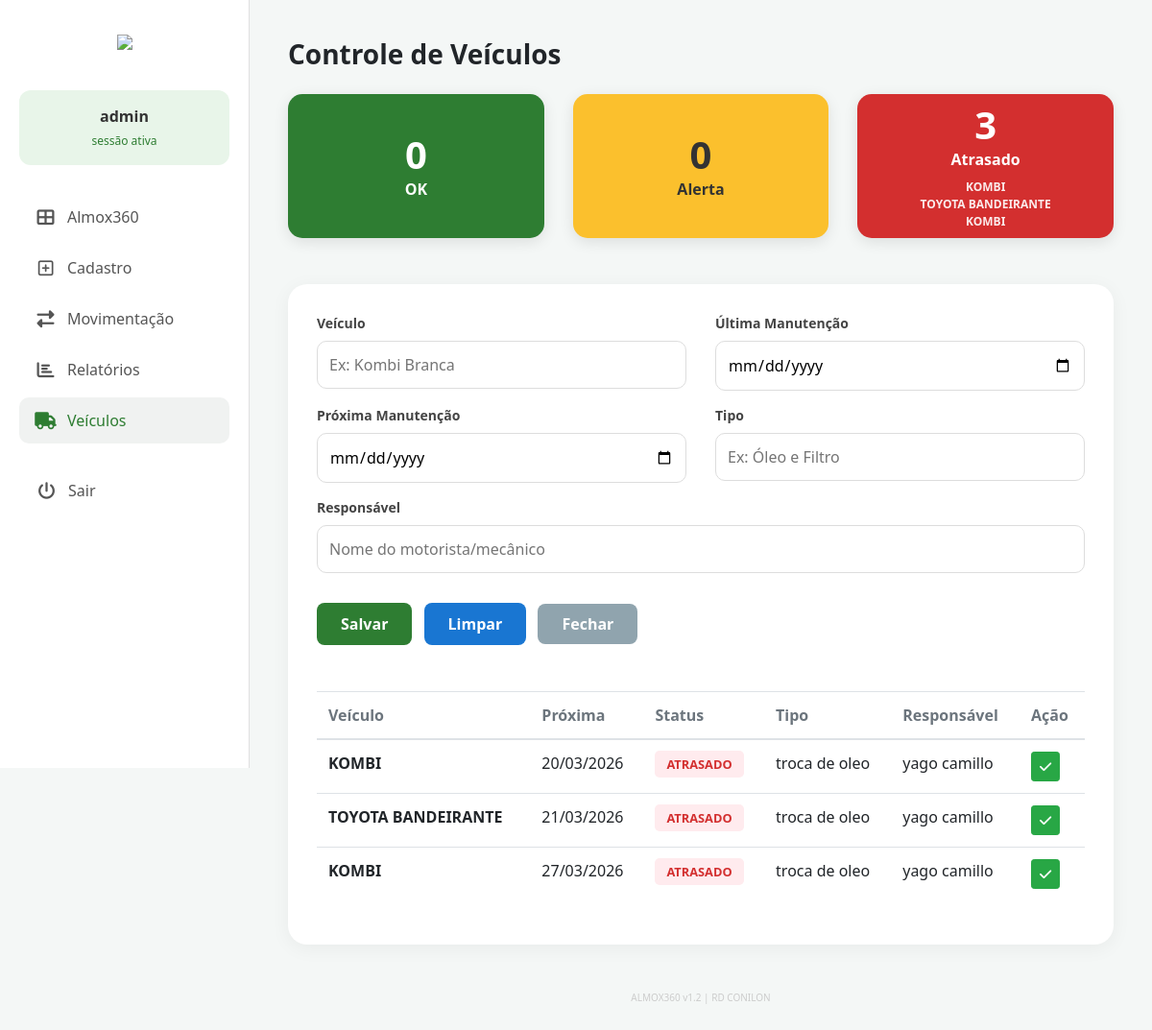
Page /veiculos/ (signed in) on the committed database.
### almox/models.py (models this page shows)
class ControleVeiculo(models.Model):
    veiculo = models.CharField(max_length=100)
    ultima_manutencao = models.DateField()
    proxima_manutencao = models.DateField()
    tipo = models.CharField(max_length=200)
    responsavel = models.CharField(max_length=100)
    concluido = models.BooleanField(default=False)
    @property
    def status(self):
        hoje = timezone.now().date()
        if self.proxima_manutencao < hoje:
            return "ATRASADO"
        elif (self.proxima_manutencao - hoje).days <= 3:
            return "ALERTA"
        return "OK"
    class Meta:
        ordering = ['proxima_manutencao']

### almox/views.py (the view, shortened to what this page needs)
# urls.py: path('veiculos/', views.veiculos, name='veiculos'),
@login_required
def veiculos(request):
    registros = ControleVeiculo.objects.filter(concluido=False)
    context = {
        'registros': registros,
        'count_ok': sum(1 for r in registros if r.status == "OK"),
        'count_alerta': sum(1 for r in registros if r.status == "ALERTA"),
        'count_atrasado': sum(1 for r in registros if r.status == "ATRASADO"),
    }
    return render(request, 'almox/veiculos.html', context)

### almox/templates/almox/veiculos.html (shortened to what this page needs)
{% extends 'almox/base.html' %}
{% block content %}
<div class="content-header mb-4">
    <h3 class="font-weight-bold">Controle de Veículos</h3>
</div>
<div class="row mb-5">
    <div class="col-md-4">
        <div class="status-card bg-ok">
            <h1 class="font-weight-bold m-0">{{ count_ok }}</h1>
            <div class="font-weight-bold">OK</div>
        </div>
    </div>
    <div class="col-md-4">
        <div class="status-card bg-alerta">
            <h1 class="font-weight-bold m-0">{{ count_alerta }}</h1>
            <div class="font-weight-bold">Alerta</div>
        </div>
    </div>
    <div class="col-md-4">
        <div class="status-card bg-atrasado">
            <h1 class="font-weight-bold m-0">{{ count_atrasado }}</h1>
            <div class="font-weight-bold">Atrasado</div>
            <div class="mt-2" style="font-size: 0.75rem; opacity: 0.9;">
                {% for r in registros %}
                    {% if r.status == "ATRASADO" %}
                        <div class="font-weight-bold">{{ r.veiculo|upper }}</div>
                    {% endif %}
                {% endfor %}
            </div>
        </div>
    </div>
</div>
<div class="content-card">
    <form method="post" class="mb-5 no-confirm">
        <div class="row">
            <div class="col-md-6">
                <label class="font-weight-bold">Veículo</label>
                <input type="text" name="veiculo" class="custom-input" required placeholder="Ex: Kombi Branca">
            </div>
            <div class="col-md-6">
                <label class="font-weight-bold">Última Manutenção</label>
                <input type="date" name="ultima_manutencao" class="custom-input" required>
            </div>
            <div class="col-md-6">
                <label class="font-weight-bold">Próxima Manutenção</label>
                <input type="date" name="proxima_manutencao" class="custom-input" required>
            </div>
            <div class="col-md-6">
                <label class="font-weight-bold">Tipo</label>
                <input type="text" name="tipo" class="custom-input" required placeholder="Ex: Óleo e Filtro">
            </div>
            <div class="col-md-12">
                <label class="font-weight-bold">Responsável</label>
                <input type="text" name="responsavel" class="custom-input" required placeholder="Nome do motorista/mecânico">
            </div>
        </div>
        <div class="mt-3">
            <button type="submit" class="btn-save" id="btn-salvar-v">Salvar</button>
            <button type="reset" class="btn-clear mx-2">Limpar</button>
            <a href="{% url 'index' %}" class="btn-close-custom">Fechar</a>
        </div>
    </form>
    <div class="table-responsive">
        <table class="table table-hover">
            <thead>
                <tr class="text-muted">
                    <th>Veículo</th>
                    <th>Próxima</th>
                    <th>Status</th>
                    <th>Tipo</th>
                    <th>Responsável</th>
                    <th>Ação</th>
                </tr>
            </thead>
            <tbody>
                {% for r in registros %}
                <tr>
                    <td class="font-weight-bold">{{ r.veiculo|upper }}</td>
                    <td>{{ r.proxima_manutencao|date:"d/m/Y" }}</td>
                    <td>
                        <span class="status-label status-{{ r.status|lower }}">{{ r.status }}</span>
                    </td>
                    <td>{{ r.tipo }}</td>
                    <td>{{ r.responsavel }}</td>
                    <td>
                        <form method="post" style="display: inline;" class="no-confirm">
                            <button type="submit" class="btn btn-sm btn-success" title="Confirmar Manutenção Realizada">
                                <i class="fas fa-check"></i>
                            </button>
                        </form>
                    </td>
                </tr>
                {% empty %}
                <tr><td colspan="6" class="text-center text-muted">Nenhum veículo pendente de manutenção.</td></tr>
                {% endfor %}
            </tbody>
        </table>
    </div>
</div>
{% endblock %}

### almox/templates/almox/base.html (shortened to what this page needs)
<!DOCTYPE html>
<html lang="pt-br">
<head>
    <link rel="stylesheet" href="https://stackpath.bootstrapcdn.com/bootstrap/4.5.2/css/bootstrap.min.css">
    <link rel="stylesheet" href="https://cdnjs.cloudflare.com/ajax/libs/font-awesome/6.4.0/css/all.min.css">
</head>
<body>
    {% if user.is_authenticated %}
    <div class="sidebar" id="sidebar">
        <div class="brand-section d-none d-md-block">
            <img src="https://sc02.alicdn.com/kf/A3a1bcb4564ec4e4eb66a2c37e75245c5K.png" class="brand-logo-img">
        </div>
        <div class="user-pill">
            <span class="user-name">{{ user.username|lower }}</span>
            <span class="user-status">sessão ativa</span>
        </div>
        <ul class="nav-menu">
            <li class="nav-item-custom">
                <a href="{% url 'index' %}" class="nav-link-custom {% if request.resolver_match.url_name == 'index' %}active{% endif %}">
                    <i class="fas fa-th-large"></i> Almox360
                </a>
            </li>
            <li class="nav-item-custom">
                <a href="{% url 'cadastro' %}" class="nav-link-custom {% if request.resolver_match.url_name == 'cadastro' %}active{% endif %}">
                    <i class="far fa-plus-square"></i> Cadastro
                </a>
            </li>
            <li class="nav-item-custom">
                <a href="{% url 'movimentacao' %}" class="nav-link-custom {% if request.resolver_match.url_name == 'movimentacao' %}active{% endif %}">
                    <i class="fas fa-exchange-alt"></i> Movimentação
                </a>
            </li>
            <li class="nav-item-custom">
                <a href="{% url 'relatorios' %}" class="nav-link-custom {% if request.resolver_match.url_name == 'relatorios' %}active{% endif %}">
                    <i class="fas fa-chart-bar"></i> Relatórios
                </a>
            </li>
            <li class="nav-item-custom">
                <a href="{% url 'veiculos' %}" class="nav-link-custom {% if request.resolver_match.url_name == 'veiculos' %}active{% endif %}">
                    <i class="fas fa-truck"></i> Veículos
                </a>
            </li>
            <li class="nav-item-custom mt-4">
                <form action="{% url 'logout' %}" method="post">
                    <button type="submit" class="btn btn-link nav-link-custom w-100" style="text-align: left;">
                        <i class="fas fa-power-off"></i> Sair
                    </button>
                </form>
            </li>
        </ul>
    </div>
    {% endif %}
    <div class="{% if user.is_authenticated %}main-wrapper{% else %}container{% endif %}">
        {% block content %}{% endblock %}
        <div class="text-center mt-5 mb-3" style="font-size: 10px; color: #ccc;">
            ALMOX360 v1.2 | RD CONILON
        </div>
    </div>
</body>
</html>

### almox/templates/almox/base.html (style rules this page uses)
* { box-sizing: border-box; }
:root { --primary-green: #2e7d32; --bg-light: #f4f7f6; --sidebar-width: 260px; }
body { background-color: var(--bg-light); font-family: 'Segoe UI', Tahoma, Geneva, Verdana, sans-serif; margin: 0; overflow-x: hidden; width: 100%; }
.sidebar { width: var(--sidebar-width); background: white; height: 100vh; position: fixed; left: 0; top: 0; padding: 30px 20px; border-right: 1px solid #e0e0e0; z-index: 1000; transition: transform 0.3s ease; }
.brand-section { text-align: center; margin-bottom: 40px; }
.brand-logo-img { height: 60px; }
.user-pill { background: #e8f5e9; border-radius: 12px; padding: 15px; text-align: center; margin-bottom: 30px; }
.user-name { font-weight: 700; color: #333; display: block; }
.user-status { font-size: 12px; color: #2e7d32; }
.nav-menu { list-style: none; padding: 0; margin: 0; }
.nav-item-custom { margin-bottom: 5px; }
.nav-link-custom { display: flex; align-items: center; padding: 12px 15px; color: #555 !important; text-decoration: none !important; border-radius: 10px; transition: 0.3s; font-weight: 500; }
.nav-link-custom i { width: 25px; margin-right: 10px; font-size: 18px; text-align: center; }
.nav-link-custom:hover, .nav-link-custom.active { background: #f0f2f1; color: #2e7d32 !important; }
.main-wrapper { margin-left: var(--sidebar-width); width: calc(100% - var(--sidebar-width)); padding: 40px; transition: margin-left 0.3s ease, width 0.3s ease; }
.content-card { background: white; border-radius: 20px; padding: 30px; box-shadow: 0 4px 20px rgba(0,0,0,0.05); }
label.font-weight-bold { margin-bottom: 8px; display: block; color: #444; font-size: 14px; }

### almox/templates/almox/veiculos.html (style rules this page uses)
.status-card { border-radius: 15px; color: white; padding: 20px; text-align: center; height: 150px; display: flex; flex-direction: column; justify-content: center; transition: transform 0.3s; box-shadow: 0 4px 15px rgba(0,0,0,0.1); }
.bg-ok { background-color: #2e7d32; }
.bg-alerta { background-color: #fbc02d; color: #333; }
.bg-atrasado { background-color: #d32f2f; }
.btn-save { background: #2e7d32; color: white; border: none; padding: 10px 25px; border-radius: 8px; font-weight: 600; }
.btn-clear { background: #1976d2; color: white; border: none; padding: 10px 25px; border-radius: 8px; font-weight: 600; }
.btn-close-custom { background: #90a4ae; color: white; border: none; padding: 10px 25px; border-radius: 8px; font-weight: 600; }
.custom-input { border-radius: 10px; padding: 12px; border: 1px solid #ddd; width: 100%; margin-bottom: 15px; background: white; }
.status-label { font-size: 0.8rem; font-weight: bold; padding: 5px 12px; border-radius: 5px; }
.status-atrasado { color: #d32f2f; background: #ffebee; }

### rows in the picture
ControleVeiculo: veiculo "KOMBI", proxima_manutencao "20/03/2026", status "ATRASADO", tipo "troca de oleo", responsavel "yago camillo"
ControleVeiculo: veiculo "TOYOTA BANDEIRANTE", proxima_manutencao "21/03/2026", status "ATRASADO", tipo "troca de oleo", responsavel "yago camillo"
ControleVeiculo: veiculo "KOMBI", proxima_manutencao "27/03/2026", status "ATRASADO", tipo "troca de oleo", responsavel "yago camillo"

### other values in the picture
{{ user.username|lower }} "admin"
{{ count_ok }} "0"
{{ count_alerta }} "0"
{{ count_atrasado }} "3"
